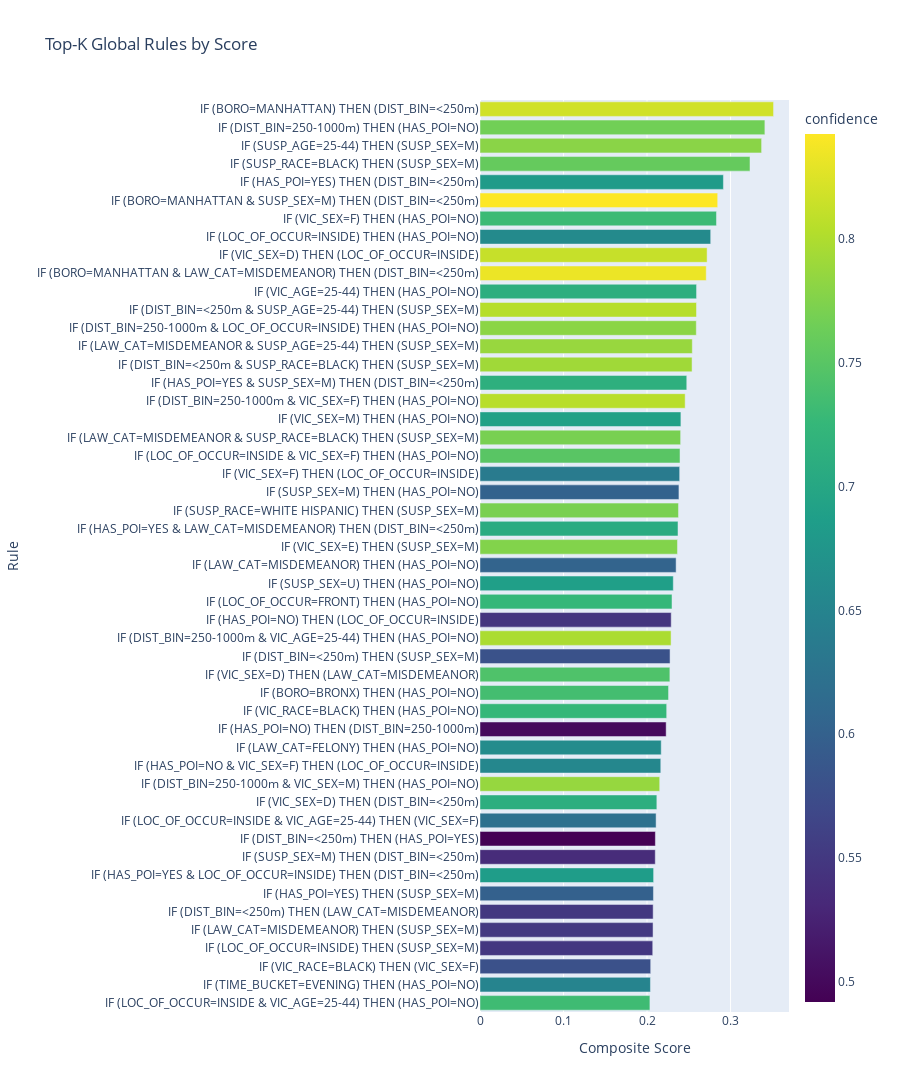

Source (notebook cell):
### Markdown cell above
### Visualize Top-K Global Rules

A bar chart to visualize the score, confidence, and lift of the top-K global rules. This provides a quick visual summary of the most important patterns found.

### Code cell
def plot_top_k_rules(ranked_rules: pd.DataFrame):
    """
    Generates and displays a bar chart for the top-K rules, showing their
    score, confidence, and lift.
    """
    if ranked_rules.empty:
        print("Cannot plot rules: DataFrame is empty.")
        return

    # Create a human-readable label for each rule
    ranked_rules['rule_label'] = ranked_rules.apply(
        lambda r: f"IF ({' & '.join(sorted(map(str, r['antecedents'])))}) THEN ({' & '.join(sorted(map(str, r['consequents'])))})",
        axis=1
    )

    fig = px.bar(
        ranked_rules.sort_values('score', ascending=True),
        x='score',
        y='rule_label',
        orientation='h',
        title='Top-K Global Rules by Score',
        labels={'score': 'Composite Score', 'rule_label': 'Association Rule'},
        hover_data=['confidence', 'lift', 'support'],
        color='confidence',
        color_continuous_scale=px.colors.sequential.Viridis,
        height=max(400, len(ranked_rules) * 30) # Dynamic height
    )
    fig.update_layout(
        yaxis={'categoryorder':'total ascending'},
        xaxis_title="Composite Score",
        yaxis_title="Rule",
        margin=dict(l=400) # Adjust left margin to prevent label cutoff
    )
    fig.show()

# Visualize the top-K rules from the global mining results
if 'ranked_rules' in GLOBAL_RESULTS and not GLOBAL_RESULTS['ranked_rules'].empty:
    plot_top_k_rules(GLOBAL_RESULTS['ranked_rules'])
else:
    print("No ranked rules available to plot.")

### Figure 1 — Plotly figure (JSON) as saved in the notebook; plotly's stock layout.template omitted (floating-point values rounded to 4 significant figures; data arrays with more than 128 entries replaced by an {"elided": "..."} marker saying what was removed)
{"data": [{"customdata": {"elided": "50x3 float values"}, "hovertemplate": "Composite Score=%{x}<br>Association Rule=%{y}<br>confidence=%{marker.color}<br>lift=%{customdata[1]}<br>support=%{customdata[2]}<extra></extra>", "legendgroup": "", "marker": {"color": [0.7326, 0.65, 0.5797, 0.5489, 0.5515, 0.5491, 0.5999, 0.6853, 0.5353, 0.4919, 0.6216, 0.7109, 0.7864, 0.6541, 0.6609, 0.5004, 0.7247, 0.7357, 0.7435, 0.5805, 0.7981, 0.5465, 0.7252, 0.6879, 0.6041, 0.7755, 0.7062, 0.7703, 0.6015, 0.637, 0.7498, 0.7699, 0.6912, 0.805, 0.7125, 0.7918, 0.7872, 0.7804, 0.8039, 0.711, 0.8333, 0.8123, 0.6594, 0.7302, 0.8423, 0.6827, 0.7584, 0.7795, 0.7658, 0.8178], "coloraxis": "coloraxis", "pattern": {"shape": ""}}, "name": "", "orientation": "h", "showlegend": false, "textposition": "auto", "type": "bar", "x": [0.2035, 0.2041, 0.2044, 0.2068, 0.2072, 0.2073, 0.2077, 0.2079, 0.2099, 0.21, 0.2109, 0.2117, 0.2152, 0.2165, 0.217, 0.2229, 0.2235, 0.2258, 0.2274, 0.2276, 0.2288, 0.229, 0.2299, 0.2314, 0.2348, 0.2364, 0.2371, 0.2377, 0.2382, 0.2391, 0.2395, 0.2402, 0.2405, 0.2457, 0.2476, 0.2539, 0.2542, 0.259, 0.2592, 0.2593, 0.2709, 0.2719, 0.2762, 0.2831, 0.2846, 0.2915, 0.3233, 0.3372, 0.3411, 0.3515], "xaxis": "x", "y": ["IF (LOC_OF_OCCUR=INSIDE & VIC_AGE=25-44) THEN (HAS_POI=NO)", "IF (TIME_BUCKET=EVENING) THEN (HAS_POI=NO)", "IF (VIC_RACE=BLACK) THEN (VIC_SEX=F)", "IF (LOC_OF_OCCUR=INSIDE) THEN (SUSP_SEX=M)", "IF (LAW_CAT=MISDEMEANOR) THEN (SUSP_SEX=M)", "IF (DIST_BIN=<250m) THEN (LAW_CAT=MISDEMEANOR)", "IF (HAS_POI=YES) THEN (SUSP_SEX=M)", "IF (HAS_POI=YES & LOC_OF_OCCUR=INSIDE) THEN (DIST_BIN=<250m)", "IF (SUSP_SEX=M) THEN (DIST_BIN=<250m)", "IF (DIST_BIN=<250m) THEN (HAS_POI=YES)", "IF (LOC_OF_OCCUR=INSIDE & VIC_AGE=25-44) THEN (VIC_SEX=F)", "IF (VIC_SEX=D) THEN (DIST_BIN=<250m)", "IF (DIST_BIN=250-1000m & VIC_SEX=M) THEN (HAS_POI=NO)", "IF (HAS_POI=NO & VIC_SEX=F) THEN (LOC_OF_OCCUR=INSIDE)", "IF (LAW_CAT=FELONY) THEN (HAS_POI=NO)", "IF (HAS_POI=NO) THEN (DIST_BIN=250-1000m)", "IF (VIC_RACE=BLACK) THEN (HAS_POI=NO)", "IF (BORO=BRONX) THEN (HAS_POI=NO)", "IF (VIC_SEX=D) THEN (LAW_CAT=MISDEMEANOR)", "IF (DIST_BIN=<250m) THEN (SUSP_SEX=M)", "IF (DIST_BIN=250-1000m & VIC_AGE=25-44) THEN (HAS_POI=NO)", "IF (HAS_POI=NO) THEN (LOC_OF_OCCUR=INSIDE)", "IF (LOC_OF_OCCUR=FRONT) THEN (HAS_POI=NO)", "IF (SUSP_SEX=U) THEN (HAS_POI=NO)", "IF (LAW_CAT=MISDEMEANOR) THEN (HAS_POI=NO)", "IF (VIC_SEX=E) THEN (SUSP_SEX=M)", "IF (HAS_POI=YES & LAW_CAT=MISDEMEANOR) THEN (DIST_BIN=<250m)", "IF (SUSP_RACE=WHITE HISPANIC) THEN (SUSP_SEX=M)", "IF (SUSP_SEX=M) THEN (HAS_POI=NO)", "IF (VIC_SEX=F) THEN (LOC_OF_OCCUR=INSIDE)", "IF (LOC_OF_OCCUR=INSIDE & VIC_SEX=F) THEN (HAS_POI=NO)", "IF (LAW_CAT=MISDEMEANOR & SUSP_RACE=BLACK) THEN (SUSP_SEX=M)", "IF (VIC_SEX=M) THEN (HAS_POI=NO)", "IF (DIST_BIN=250-1000m & VIC_SEX=F) THEN (HAS_POI=NO)", "IF (HAS_POI=YES & SUSP_SEX=M) THEN (DIST_BIN=<250m)", "IF (DIST_BIN=<250m & SUSP_RACE=BLACK) THEN (SUSP_SEX=M)", "IF (LAW_CAT=MISDEMEANOR & SUSP_AGE=25-44) THEN (SUSP_SEX=M)", "IF (DIST_BIN=250-1000m & LOC_OF_OCCUR=INSIDE) THEN (HAS_POI=NO)", "IF (DIST_BIN=<250m & SUSP_AGE=25-44) THEN (SUSP_SEX=M)", "IF (VIC_AGE=25-44) THEN (HAS_POI=NO)", "IF (BORO=MANHATTAN & LAW_CAT=MISDEMEANOR) THEN (DIST_BIN=<250m)", "IF (VIC_SEX=D) THEN (LOC_OF_OCCUR=INSIDE)", "IF (LOC_OF_OCCUR=INSIDE) THEN (HAS_POI=NO)", "IF (VIC_SEX=F) THEN (HAS_POI=NO)", "IF (BORO=MANHATTAN & SUSP_SEX=M) THEN (DIST_BIN=<250m)", "IF (HAS_POI=YES) THEN (DIST_BIN=<250m)", "IF (SUSP_RACE=BLACK) THEN (SUSP_SEX=M)", "IF (SUSP_AGE=25-44) THEN (SUSP_SEX=M)", "IF (DIST_BIN=250-1000m) THEN (HAS_POI=NO)", "IF (BORO=MANHATTAN) THEN (DIST_BIN=<250m)"], "yaxis": "y"}], "layout": {"barmode": "relative", "coloraxis": {"colorbar": {"title": {"text": "confidence"}}, "colorscale": [[0, "#440154"], [0.1111, "#482878"], [0.2222, "#3e4989"], [0.3333, "#31688e"], [0.4444, "#26828e"], [0.5556, "#1f9e89"], [0.6667, "#35b779"], [0.7778, "#6ece58"], [0.8889, "#b5de2b"], [1, "#fde725"]]}, "height": 1500, "legend": {"tracegroupgap": 0}, "margin": {"l": 400}, "title": {"text": "Top-K Global Rules by Score"}, "xaxis": {"anchor": "y", "domain": [0, 1], "title": {"text": "Composite Score"}}, "yaxis": {"anchor": "x", "categoryorder": "total ascending", "domain": [0, 1], "title": {"text": "Rule"}}}}
